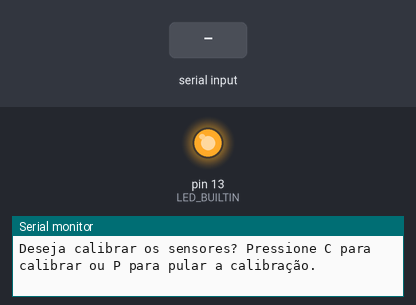
Bench run of a sketch on a simulated Arduino Nano, built with avr-gcc and run on an emulated ATmega328P. Shown: output pins drawn as LEDs (lit = HIGH), the last lines printed to the serial monitor. The inputs (shaded band) are chosen by the test bench. EEPROM starts erased.

Above: at 1.5 s.
1.6 s: "C" received over Serial
At 12.3 s:
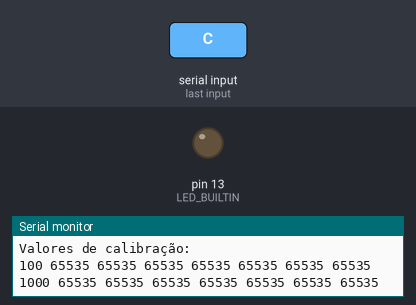
Timing chart, 0 to 13.1 s (numbered marks = the images above; inputs shaded):
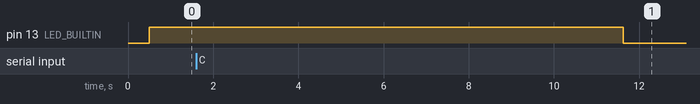

The sketch:

gravandofaixa1.ino
```cpp
#include <QTRSensors.h>
#include <EEPROM.h>

QTRSensors qtr;

const uint8_t SensorCount = 8;
uint16_t position = 0;
uint16_t sensorValues[SensorCount];

uint16_t minValues[SensorCount];
uint16_t maxValues[SensorCount];

bool calibrationDone = false;

void setup() {
  Serial.begin(9600);

  loadCalibrationValues();

  qtr.setTypeAnalog();
  uint8_t sensorPins[SensorCount] = {A0, A1, A2, A3, A4, A5, A6, A7}; // Use os pinos digitais adequados
  qtr.setSensorPins(sensorPins, SensorCount);
  qtr.setEmitterPin(2); // Pino do emissor (LED)

  delay(500);
  pinMode(LED_BUILTIN, OUTPUT);
  digitalWrite(LED_BUILTIN, HIGH);

  Serial.println("Deseja calibrar os sensores? Pressione C para calibrar ou P para pular a calibração.");

  while (!Serial.available()) {
    delay(100);
  }
  char userInput = Serial.read(); // Ler a entrada do usuário

  if (userInput == 'C' || userInput == 'c') {
    Serial.println("Iniciando a calibração dos sensores...");
    calibrateSensors();
    saveCalibrationValues();
    calibrationDone = true;
    Serial.println("Calibração concluída. Utilizando valores calibrados.");
  } else if (userInput == 'P' || userInput == 'p') {
    Serial.println("Calibração pulada. Utilizando valores da EEPROM.");
    loadCalibrationValues();
    calibrationDone = true;
  } else {
    Serial.println("Opção inválida. Utilizando valores da EEPROM.");
    calibrationDone = true;
  }

  Serial.println("Valores de calibração:");
  for (uint8_t i = 0; i < SensorCount; i++) {
    Serial.print(minValues[i]);
    Serial.print(' ');
  }
  Serial.println();

  for (uint8_t i = 0; i < SensorCount; i++) {
    Serial.print(maxValues[i]);
    Serial.print(' ');
  }
  Serial.println();
  Serial.println();
  delay(1000);
}

void loop() {
  if (calibrationDone && Serial.available()) {
    char userInput = Serial.read();
    if (userInput == 'R' || userInput == 'r') {
      readSensors(); // Chama a função para ler os sensores
    }
  }

  delay(1000);
}

void calibrateSensors() {
  for (uint16_t i = 0; i < 400; i++) {
    qtr.calibrate(); // Chama a função de calibração sem argumentos
  }

  for (uint8_t j = 0; j < SensorCount; j++) {
    minValues[j] = qtr.calibrationOn.minimum[j];
    maxValues[j] = qtr.calibrationOn.maximum[j];
  }
   for (uint16_t i = 0; i < SensorCount; i++) {
    minValues[i] = qtr.calibrationOn.minimum[i];
    maxValues[i] = qtr.calibrationOn.maximum[i];
  }

  digitalWrite(LED_BUILTIN, LOW);
}

void readSensors() {


  // Sempre leia os sensores, mesmo que a calibração tenha sido pulada
  qtr.read(sensorValues);

  position = qtr.readLineBlack(sensorValues);

  if (position < 1000)
    {
      Serial.println("Valores quando o sensor está na linha branca:");
    }
    else
    {
      Serial.println("Valores quando o sensor está na linha preta:");
    }
  for (uint16_t i = 0; i < SensorCount; i++) {
    Serial.print(sensorValues[i]);
    Serial.print('\t');
  }
  Serial.println();
}

void saveCalibrationValues() {
  for (uint8_t j = 0; j < SensorCount; j++) {
    EEPROM.put(j * sizeof(uint16_t) * 2, minValues[j]);
    EEPROM.put(j * sizeof(uint16_t) * 2 + sizeof(uint16_t), maxValues[j]);

   for (uint16_t i = 0; i < SensorCount; i++) {
    EEPROM.get(i * sizeof(uint16_t) * 2, minValues[i]);
    EEPROM.get(i * sizeof(uint16_t) * 2 + sizeof(uint16_t), maxValues[i]);
  }
  }
}

void loadCalibrationValues() {
  for (uint16_t i = 0; i < SensorCount; i++) {
    EEPROM.get(i * sizeof(uint16_t) * 2, minValues[i]);
    EEPROM.get(i * sizeof(uint16_t) * 2 + sizeof(uint16_t), maxValues[i]);
  }
}
```

Measured:
- after the input at 1.6 s, pin 13 (LED_BUILTIN): HIGH → LOW after 10.0 s
